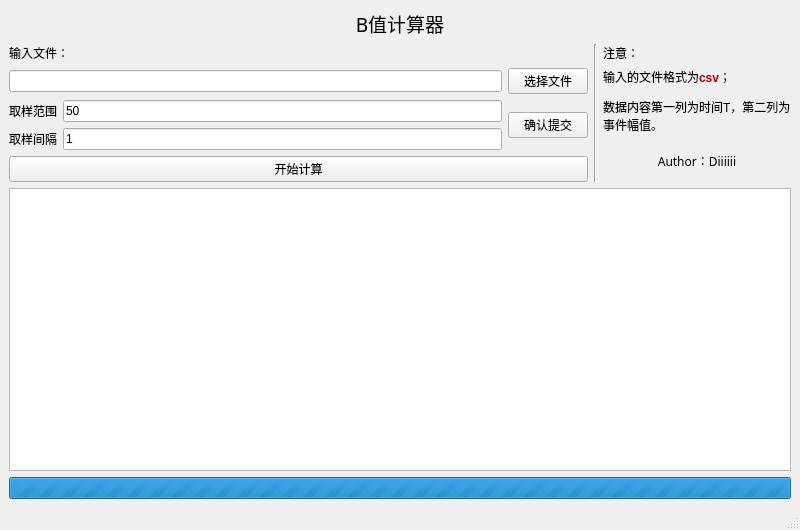
<?xml version="1.0" encoding="UTF-8"?>
<ui version="4.0">
 <class>MainWindow</class>
 <widget class="QMainWindow" name="MainWindow">
  <property name="geometry">
   <rect>
    <x>0</x>
    <y>0</y>
    <width>800</width>
    <height>530</height>
   </rect>
  </property>
  <property name="windowTitle">
   <string>MainWindow</string>
  </property>
  <widget class="QWidget" name="centralwidget">
   <layout class="QVBoxLayout" name="verticalLayout_4">
    <item>
     <widget class="QLabel" name="title">
      <property name="font">
       <font>
        <family>黑体</family>
        <pointsize>14</pointsize>
       </font>
      </property>
      <property name="text">
       <string>B值计算器</string>
      </property>
      <property name="alignment">
       <set>Qt::AlignCenter</set>
      </property>
     </widget>
    </item>
    <item>
     <layout class="QHBoxLayout" name="horizontalLayout_3">
      <item>
       <layout class="QVBoxLayout" name="verticalLayout_2">
        <item>
         <widget class="QLabel" name="input_file_line">
          <property name="font">
           <font>
            <family>黑体</family>
           </font>
          </property>
          <property name="text">
           <string>输入文件：</string>
          </property>
         </widget>
        </item>
        <item>
         <layout class="QHBoxLayout" name="horizontalLayout">
          <item>
           <widget class="QLineEdit" name="file_line_edit"/>
          </item>
          <item>
           <widget class="QPushButton" name="file_pushButton">
            <property name="text">
             <string>选择文件</string>
            </property>
           </widget>
          </item>
         </layout>
        </item>
        <item>
         <layout class="QHBoxLayout" name="horizontalLayout_2">
          <item>
           <layout class="QFormLayout" name="formLayout">
            <item row="0" column="0">
             <widget class="QLabel" name="interv">
              <property name="text">
               <string>取样范围</string>
              </property>
             </widget>
            </item>
            <item row="0" column="1">
             <widget class="QLineEdit" name="interv_Line">
              <property name="text">
               <string>50</string>
              </property>
             </widget>
            </item>
            <item row="1" column="0">
             <widget class="QLabel" name="width">
              <property name="text">
               <string>取样间隔</string>
              </property>
             </widget>
            </item>
            <item row="1" column="1">
             <widget class="QLineEdit" name="width_Line">
              <property name="text">
               <string>1</string>
              </property>
             </widget>
            </item>
           </layout>
          </item>
          <item>
           <widget class="QPushButton" name="Submit_pushButton">
            <property name="text">
             <string>确认提交</string>
            </property>
           </widget>
          </item>
         </layout>
        </item>
        <item>
         <widget class="QPushButton" name="OK_pushButton">
          <property name="text">
           <string>开始计算</string>
          </property>
         </widget>
        </item>
       </layout>
      </item>
      <item>
       <widget class="Line" name="line">
        <property name="orientation">
         <enum>Qt::Vertical</enum>
        </property>
       </widget>
      </item>
      <item>
       <layout class="QVBoxLayout" name="verticalLayout_3">
        <item>
         <layout class="QVBoxLayout" name="verticalLayout">
          <item>
           <widget class="QLabel" name="label_7">
            <property name="font">
             <font>
              <family>黑体</family>
             </font>
            </property>
            <property name="text">
             <string>注意：</string>
            </property>
           </widget>
          </item>
          <item>
           <widget class="QLabel" name="label_8">
            <property name="acceptDrops">
             <bool>false</bool>
            </property>
            <property name="toolTipDuration">
             <number>-2</number>
            </property>
            <property name="midLineWidth">
             <number>0</number>
            </property>
            <property name="text">
             <string>&lt;html&gt;&lt;head/&gt;&lt;body&gt;&lt;p&gt;输入的文件格式为&lt;span style=&quot; font-weight:600; color:#aa0003;&quot;&gt;csv&lt;/span&gt;；&lt;/p&gt;&lt;p&gt;数据内容第一列为时间T，第二列为事件幅值。&lt;/p&gt;&lt;/body&gt;&lt;/html&gt;</string>
            </property>
            <property name="scaledContents">
             <bool>false</bool>
            </property>
            <property name="alignment">
             <set>Qt::AlignLeading|Qt::AlignLeft|Qt::AlignTop</set>
            </property>
            <property name="wordWrap">
             <bool>true</bool>
            </property>
            <property name="margin">
             <number>1</number>
            </property>
            <property name="indent">
             <number>-1</number>
            </property>
           </widget>
          </item>
         </layout>
        </item>
        <item>
         <widget class="QLabel" name="label_9">
          <property name="font">
           <font>
            <family>Bodoni MT</family>
            <pointsize>9</pointsize>
            <bold>false</bold>
           </font>
          </property>
          <property name="text">
           <string>Author：Diiiiii</string>
          </property>
          <property name="alignment">
           <set>Qt::AlignCenter</set>
          </property>
         </widget>
        </item>
       </layout>
      </item>
     </layout>
    </item>
    <item>
     <widget class="QTextBrowser" name="textBrowser"/>
    </item>
    <item>
     <widget class="QProgressBar" name="progressBar">
      <property name="maximum">
       <number>0</number>
      </property>
      <property name="value">
       <number>-1</number>
      </property>
     </widget>
    </item>
   </layout>
  </widget>
  <widget class="QMenuBar" name="menubar">
   <property name="geometry">
    <rect>
     <x>0</x>
     <y>0</y>
     <width>800</width>
     <height>26</height>
    </rect>
   </property>
  </widget>
  <widget class="QStatusBar" name="statusbar"/>
 </widget>
 <resources/>
 <connections/>
</ui>
